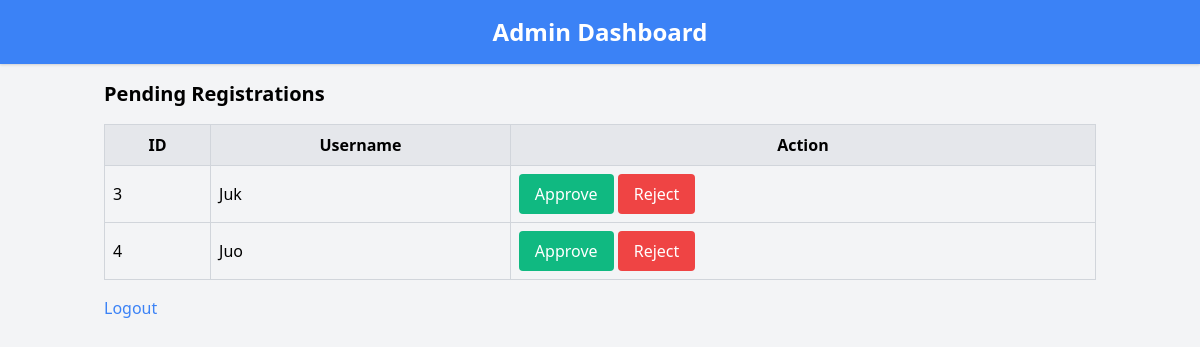
Page /admin (signed in) on the committed database.
### tables this page shows
CREATE TABLE users (
    id INTEGER PRIMARY KEY AUTOINCREMENT,
    username TEXT UNIQUE NOT NULL,
    password TEXT NOT NULL,
    status TEXT DEFAULT 'pending'
);

### app.py (the view, shortened to what this page needs)
@app.route("/admin", methods=["GET", "POST"])
def admin():
    if "admin" not in session:
        return redirect(url_for("admin_login"))
    conn = sqlite3.connect("users.db")
    c = conn.cursor()
    c.execute("SELECT id, username FROM users WHERE status='pending'")
    pending_users = c.fetchall()
    conn.close()
    return render_template("admin.html", pending_users=pending_users)

### templates/admin.html (shortened to what this page needs)
<!DOCTYPE html>
<html lang="en">
<head>
    <link href="https://cdn.jsdelivr.net/npm/tailwindcss@2.2.19/dist/tailwind.min.css" rel="stylesheet">
</head>
<body class="bg-gray-100 min-h-screen">
    <header class="bg-blue-500 text-white p-4 shadow">
        <h1 class="text-center text-2xl font-bold">Admin Dashboard</h1>
    </header>
    <main class="container mx-auto p-4">
        <h2 class="text-xl font-bold mb-4">Pending Registrations</h2>
        <table class="w-full border-collapse border border-gray-300">
            <thead>
                <tr class="bg-gray-200">
                    <th class="border border-gray-300 p-2">ID</th>
                    <th class="border border-gray-300 p-2">Username</th>
                    <th class="border border-gray-300 p-2">Action</th>
                </tr>
            </thead>
            <tbody>
                {% for user in pending_users %}
                <tr>
                    <td class="border border-gray-300 p-2">{{ user[0] }}</td>
                    <td class="border border-gray-300 p-2">{{ user[1] }}</td>
                    <td class="border border-gray-300 p-2">
                        <form method="POST" class="inline-block">
                            <button type="submit" name="action" value="approve" class="bg-green-500 text-white px-4 py-2 rounded">Approve</button>
                        </form>
                        <form method="POST" class="inline-block">
                            <button type="submit" name="action" value="reject" class="bg-red-500 text-white px-4 py-2 rounded">Reject</button>
                        </form>
                    </td>
                </tr>
                {% endfor %}
            </tbody>
        </table>
        <a href="/admin-logout" class="mt-4 inline-block text-blue-500 hover:underline">Logout</a>
    </main>
</body>
</html>

### rows in the picture
users: id "3", username "Juk"
users: id "4", username "Juo"
